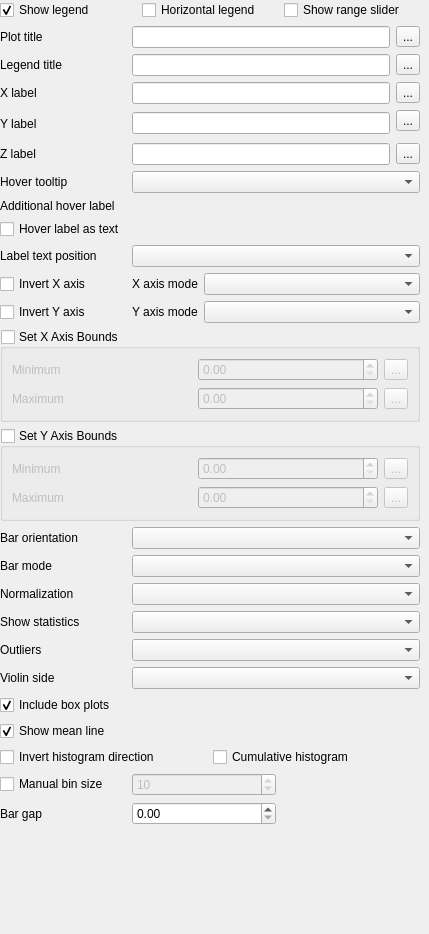
               <widget class="QWidget" name="scrollAreaWidgetContents_6">
                <property name="geometry">
                 <rect>
                  <x>0</x>
                  <y>0</y>
                  <width>429</width>
                  <height>934</height>
                 </rect>
                </property>
                <layout class="QGridLayout" name="gridLayout_25" columnstretch="0,0,1,0">
                 <property name="leftMargin">
                  <number>0</number>
                 </property>
                 <property name="topMargin">
                  <number>0</number>
                 </property>
                 <property name="rightMargin">
                  <number>9</number>
                 </property>
                 <property name="bottomMargin">
                  <number>0</number>
                 </property>
                 <item row="3" column="1" colspan="2">
                  <widget class="QLineEdit" name="plot_title_line"/>
                 </item>
                 <item row="28" column="1" colspan="3">
                  <layout class="QHBoxLayout" name="horizontalLayout_8" stretch="1,1">
                   <item>
                    <widget class="QgsSpinBox" name="bins_value">
                     <property name="enabled">
                      <bool>false</bool>
                     </property>
                     <property name="maximum">
                      <number>1000</number>
                     </property>
                     <property name="value">
                      <number>10</number>
                     </property>
                    </widget>
                   </item>
                   <item>
                    <spacer name="horizontalSpacer_4">
                     <property name="orientation">
                      <enum>Qt::Horizontal</enum>
                     </property>
                     <property name="sizeHint" stdset="0">
                      <size>
                       <width>40</width>
                       <height>20</height>
                      </size>
                     </property>
                    </spacer>
                   </item>
                  </layout>
                 </item>
                 <item row="21" column="1" colspan="3">
                  <widget class="QComboBox" name="box_statistic_combo"/>
                 </item>
                 <item row="6" column="3">
                  <widget class="QgsPropertyOverrideButton" name="y_axis_title_defined_button">
                   <property name="text">
                    <string>...</string>
                   </property>
                  </widget>
                 </item>
                 <item row="10" column="0">
                  <widget class="QLabel" name="additional_info_label">
                   <property name="text">
                    <string>Additional hover label</string>
                   </property>
                  </widget>
                 </item>
                 <item row="6" column="1" rowspan="2" colspan="2">
                  <widget class="QLineEdit" name="y_axis_title"/>
                 </item>
                 <item row="2" column="0" colspan="4">
                  <layout class="QHBoxLayout" name="horizontalLayout_6">
                   <item>
                    <widget class="QCheckBox" name="show_legend_check">
                     <property name="text">
                      <string>Show legend</string>
                     </property>
                     <property name="checked">
                      <bool>true</bool>
                     </property>
                    </widget>
                   </item>
                   <item>
                    <widget class="QCheckBox" name="orientation_legend_check">
                     <property name="text">
                      <string>Horizontal legend</string>
                     </property>
                    </widget>
                   </item>
                   <item>
                    <widget class="QCheckBox" name="range_slider_combo">
                     <property name="text">
                      <string>Show range slider</string>
                     </property>
                    </widget>
                   </item>
                  </layout>
                 </item>
                 <item row="3" column="0">
                  <widget class="QLabel" name="plot_title_lab">
                   <property name="text">
                    <string>Plot title</string>
                   </property>
                  </widget>
                 </item>
                 <item row="22" column="0">
                  <widget class="QLabel" name="outliers_label">
                   <property name="text">
                    <string>Outliers</string>
                   </property>
                  </widget>
                 </item>
                 <item row="22" column="1" colspan="3">
                  <widget class="QComboBox" name="outliers_combo"/>
                 </item>
                 <item row="30" column="0" colspan="3">
                  <spacer name="verticalSpacer_6">
                   <property name="orientation">
                    <enum>Qt::Vertical</enum>
                   </property>
                   <property name="sizeHint" stdset="0">
                    <size>
                     <width>255</width>
                     <height>222</height>
                    </size>
                   </property>
                  </spacer>
                 </item>
                 <item row="5" column="1" colspan="2">
                  <widget class="QLineEdit" name="x_axis_title"/>
                 </item>
                 <item row="4" column="1" colspan="2">
                  <widget class="QLineEdit" name="legend_title"/>
                 </item>
                 <item row="23" column="1" colspan="3">
                  <widget class="QComboBox" name="violinSideCombo"/>
                 </item>
                 <item row="18" column="0">
                  <widget class="QLabel" name="orientation_label">
                   <property name="text">
                    <string>Bar orientation</string>
                   </property>
                  </widget>
                 </item>
                 <item row="10" column="1" colspan="3">
                  <widget class="QgsFieldExpressionWidget" name="additional_info_combo"/>
                 </item>
                 <item row="15" column="0" colspan="4">
                  <widget class="QgsCollapsibleGroupBox" name="x_axis_bounds_check">
                   <property name="title">
                    <string>Set X Axis Bounds</string>
                   </property>
                   <property name="checkable">
                    <bool>true</bool>
                   </property>
                   <property name="checked">
                    <bool>false</bool>
                   </property>
                   <layout class="QGridLayout" name="gridXAxisBounds">
                    <item row="0" column="0">
                     <widget class="QLabel" name="x_axis_min_label">
                      <property name="text">
                       <string>Minimum</string>
                      </property>
                     </widget>
                    </item>
                    <item row="0" column="1">
                     <widget class="QgsDoubleSpinBox" name="x_axis_min"/>
                    </item>
                    <item row="0" column="2">
                     <widget class="QgsPropertyOverrideButton" name="x_axis_min_defined_button">
                      <property name="text">
                       <string>...</string>
                      </property>
                     </widget>
                    </item>
                    <item row="1" column="0">
                     <widget class="QLabel" name="x_axis_max_label">
                      <property name="text">
                       <string>Maximum</string>
                      </property>
                     </widget>
                    </item>
                    <item row="1" column="1">
                     <widget class="QgsDoubleSpinBox" name="x_axis_max"/>
                    </item>
                    <item row="1" column="2">
                     <widget class="QgsPropertyOverrideButton" name="x_axis_max_defined_button">
                      <property name="text">
                       <string>...</string>
                      </property>
                     </widget>
                    </item>
                   </layout>
                  </widget>
                 </item>
                 <item row="3" column="3">
                  <widget class="QgsPropertyOverrideButton" name="plot_title_defined_button">
                   <property name="text">
                    <string>...</string>
                   </property>
                  </widget>
                 </item>
                 <item row="26" column="0" colspan="4">
                  <layout class="QHBoxLayout" name="horizontalLayout_7">
                   <item>
                    <widget class="QCheckBox" name="invert_hist_check">
                     <property name="enabled">
                      <bool>true</bool>
                     </property>
                     <property name="text">
                      <string>Invert histogram direction</string>
                     </property>
                    </widget>
                   </item>
                   <item>
                    <widget class="QCheckBox" name="cumulative_hist_check">
                     <property name="enabled">
                      <bool>true</bool>
                     </property>
                     <property name="text">
                      <string>Cumulative histogram</string>
                     </property>
                    </widget>
                   </item>
                  </layout>
                 </item>
                 <item row="5" column="3">
                  <widget class="QgsPropertyOverrideButton" name="x_axis_title_defined_button">
                   <property name="text">
                    <string>...</string>
                   </property>
                  </widget>
                 </item>
                 <item row="19" column="1" colspan="3">
                  <widget class="QComboBox" name="bar_mode_combo"/>
                 </item>
                 <item row="13" column="0">
                  <widget class="QCheckBox" name="invert_x_check">
                   <property name="text">
                    <string>Invert X axis</string>
                   </property>
                  </widget>
                 </item>
                 <item row="19" column="0">
                  <widget class="QLabel" name="bar_mode_lab">
                   <property name="text">
                    <string>Bar mode</string>
                   </property>
                  </widget>
                 </item>
                 <item row="9" column="0">
                  <widget class="QLabel" name="info_label">
                   <property name="text">
                    <string>Hover tooltip</string>
                   </property>
                  </widget>
                 </item>
                 <item row="11" column="0">
                  <widget class="QCheckBox" name="hover_as_text_check">
                   <property name="text">
                    <string>Hover label as text</string>
                   </property>
                  </widget>
                 </item>
                 <item row="13" column="1">
                  <widget class="QLabel" name="x_axis_mode_label">
                   <property name="text">
                    <string>X axis mode</string>
                   </property>
                  </widget>
                 </item>
                 <item row="21" column="0">
                  <widget class="QLabel" name="box_statistic_label">
                   <property name="text">
                    <string>Show statistics</string>
                   </property>
                  </widget>
                 </item>
                 <item row="9" column="1" colspan="3">
                  <widget class="QComboBox" name="info_combo"/>
                 </item>
                 <item row="14" column="2" colspan="2">
                  <widget class="QComboBox" name="y_axis_mode_combo"/>
                 </item>
                 <item row="4" column="0">
                  <widget class="QLabel" name="legend_label">
                   <property name="text">
                    <string>Legend title</string>
                   </property>
                  </widget>
                 </item>
                 <item row="25" column="0" colspan="4">
                  <widget class="QCheckBox" name="showMeanCheck">
                   <property name="text">
                    <string>Show mean line</string>
                   </property>
                   <property name="checked">
                    <bool>true</bool>
                   </property>
                  </widget>
                 </item>
                 <item row="5" column="0">
                  <widget class="QLabel" name="x_axis_label">
                   <property name="text">
                    <string>X label</string>
                   </property>
                  </widget>
                 </item>
                 <item row="29" column="0">
                  <widget class="QLabel" name="bar_gap_label">
                   <property name="text">
                    <string>Bar gap</string>
                   </property>
                  </widget>
                 </item>
                 <item row="14" column="0">
                  <widget class="QCheckBox" name="invert_y_check">
                   <property name="text">
                    <string>Invert Y axis</string>
                   </property>
                  </widget>
                 </item>
                 <item row="4" column="3">
                  <widget class="QgsPropertyOverrideButton" name="legend_title_defined_button">
                   <property name="text">
                    <string>...</string>
                   </property>
                  </widget>
                 </item>
                 <item row="6" column="0" rowspan="2">
                  <widget class="QLabel" name="y_axis_label">
                   <property name="text">
                    <string>Y label</string>
                   </property>
                  </widget>
                 </item>
                 <item row="16" column="0" colspan="4">
                  <widget class="QgsCollapsibleGroupBox" name="y_axis_bounds_check">
                   <property name="title">
                    <string>Set Y Axis Bounds</string>
                   </property>
                   <property name="checkable">
                    <bool>true</bool>
                   </property>
                   <property name="checked">
                    <bool>false</bool>
                   </property>
                   <layout class="QGridLayout" name="gridYAxisBounds">
                    <item row="0" column="0">
                     <widget class="QLabel" name="y_axis_min_label">
                      <property name="text">
                       <string>Minimum</string>
                      </property>
                     </widget>
                    </item>
                    <item row="0" column="1">
                     <widget class="QgsDoubleSpinBox" name="y_axis_min"/>
                    </item>
                    <item row="0" column="2">
                     <widget class="QgsPropertyOverrideButton" name="y_axis_min_defined_button">
                      <property name="text">
                       <string>...</string>
                      </property>
                     </widget>
                    </item>
                    <item row="1" column="0">
                     <widget class="QLabel" name="y_axis_max_label">
                      <property name="text">
                       <string>Maximum</string>
                      </property>
                     </widget>
                    </item>
                    <item row="1" column="1">
                     <widget class="QgsDoubleSpinBox" name="y_axis_max"/>
                    </item>
                    <item row="1" column="2">
                     <widget class="QgsPropertyOverrideButton" name="y_axis_max_defined_button">
                      <property name="text">
                       <string>...</string>
                      </property>
                     </widget>
                    </item>
                   </layout>
                  </widget>
                 </item>
                 <item row="14" column="1">
                  <widget class="QLabel" name="y_axis_mode_label">
                   <property name="text">
                    <string>Y axis mode</string>
                   </property>
                  </widget>
                 </item>
                 <item row="8" column="1" colspan="2">
                  <widget class="QLineEdit" name="z_axis_title"/>
                 </item>
                 <item row="28" column="0">
                  <widget class="QCheckBox" name="bins_check">
                   <property name="text">
                    <string>Manual bin size</string>
                   </property>
                  </widget>
                 </item>
                 <item row="8" column="0">
                  <widget class="QLabel" name="z_axis_label">
                   <property name="text">
                    <string>Z label</string>
                   </property>
                  </widget>
                 </item>
                 <item row="23" column="0">
                  <widget class="QLabel" name="violinSideLabel">
                   <property name="text">
                    <string>Violin side</string>
                   </property>
                  </widget>
                 </item>
                 <item row="8" column="3">
                  <widget class="QgsPropertyOverrideButton" name="z_axis_title_defined_button">
                   <property name="text">
                    <string>...</string>
                   </property>
                  </widget>
                 </item>
                 <item row="18" column="1" colspan="3">
                  <widget class="QComboBox" name="orientation_combo"/>
                 </item>
                 <item row="20" column="1" colspan="3">
                  <widget class="QComboBox" name="hist_norm_combo"/>
                 </item>
                 <item row="13" column="2" colspan="2">
                  <widget class="QComboBox" name="x_axis_mode_combo"/>
                 </item>
                 <item row="29" column="1" colspan="3">
                  <layout class="QHBoxLayout" name="horizontalLayout_9" stretch="1,1">
                   <item>
                    <widget class="QgsDoubleSpinBox" name="bar_gap">
                     <property name="maximum">
                      <double>1.000000000000000</double>
                     </property>
                     <property name="singleStep">
                      <double>0.100000000000000</double>
                     </property>
                    </widget>
                   </item>
                   <item>
                    <spacer name="horizontalSpacer_5">
                     <property name="orientation">
                      <enum>Qt::Horizontal</enum>
                     </property>
                     <property name="sizeHint" stdset="0">
                      <size>
                       <width>40</width>
                       <height>20</height>
                      </size>
                     </property>
                    </spacer>
                   </item>
                  </layout>
                 </item>
                 <item row="24" column="0" colspan="4">
                  <widget class="QCheckBox" name="violinBox">
                   <property name="toolTip">
                    <string>If checked, box plots will be overlaid on top of violin plots</string>
                   </property>
                   <property name="text">
                    <string>Include box plots</string>
                   </property>
                   <property name="checked">
                    <bool>true</bool>
                   </property>
                  </widget>
                 </item>
                 <item row="20" column="0">
                  <widget class="QLabel" name="hist_norm_label">
                   <property name="text">
                    <string>Normalization</string>
                   </property>
                  </widget>
                 </item>
                 <item row="12" column="0">
                  <widget class="QLabel" name="label_text_position">
                   <property name="text">
                    <string>Label text position</string>
                   </property>
                  </widget>
                 </item>
                 <item row="12" column="1" colspan="3">
                  <widget class="QComboBox" name="combo_text_position"/>
                 </item>
                </layout>
               </widget>
